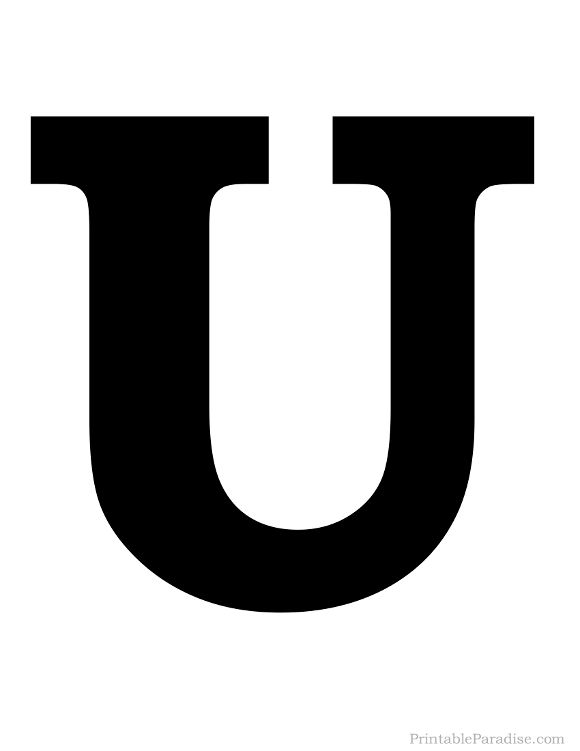
#> input picture images/shapes/horseshoe.jpg, 580 x 751 px
$ python 6_labelling.py
#> lines starting #> are read from the running program, lines starting #| are printed output that depends on the picture; after the words box and inside, x2 and y2 are one past the last pixel; in counts of white or black regions, pixels touching at a corner belong together
import cv2 as cv
import numpy as np

img = cv.imread("../images/shapes/horseshoe.jpg", 0)
#> img is the input picture: shape (751, 580); min 0, max 255, mean 182.9
_, img = cv.threshold(img, 128, 255, cv.THRESH_BINARY_INV)
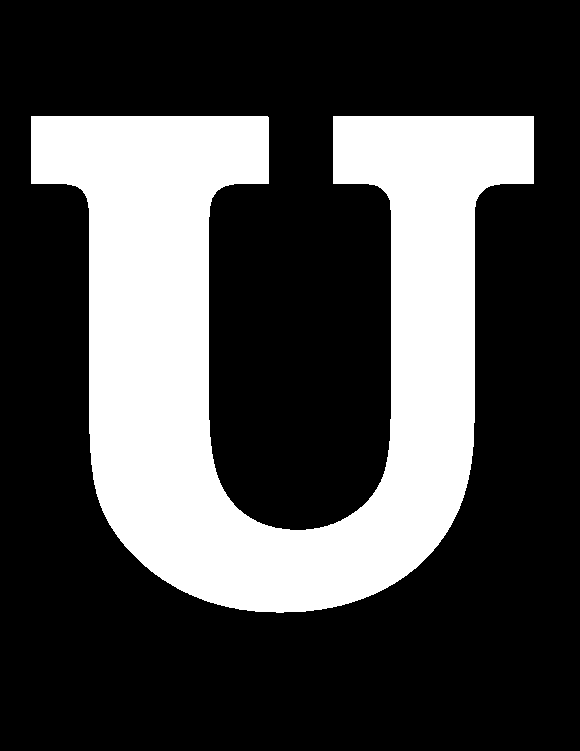
#> img: shape (751, 580); 28.3% white; 1 white region, box (x1, y1, x2, y2) and area: (31, 116, 534, 613) 123067


pad = np.zeros((img.shape[0] + 1, img.shape[1] + 1), dtype=img.dtype)
pad[1:, 1:] = img
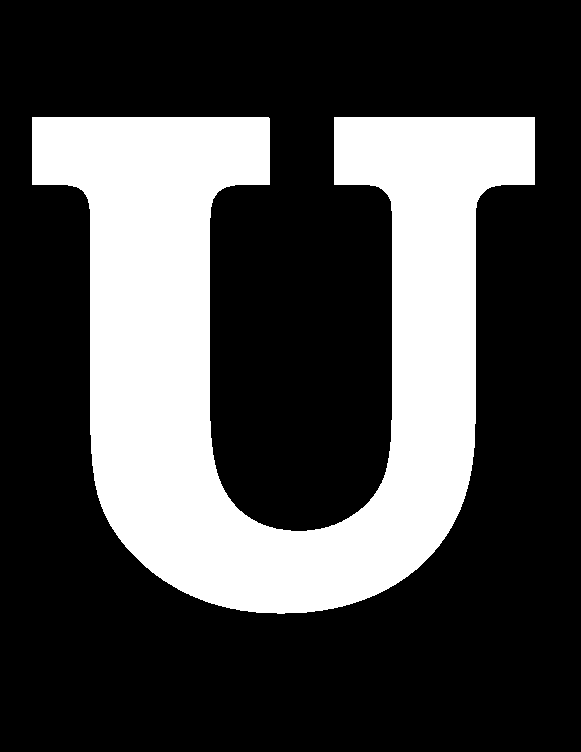
#> pad: shape (752, 581); 28.2% white; 1 white region, box (x1, y1, x2, y2) and area: (32, 117, 535, 614) 123067

h, w = pad.shape
#> h = 752; w = 581
label = np.zeros((h, w), dtype=np.int32)
count = 1

for i in range(1, h):
    for j in range(1, w):

        A = pad[i, j]
        if A == 0:
            continue

        B = pad[i, j - 1]  # Left
        C = pad[i - 1, j]  # Top
        D = pad[i - 1, j - 1]  # Top-left

        B_label = label[i, j - 1]
        C_label = label[i - 1, j]
        D_label = label[i - 1, j - 1]

        if A == D:
            A_label = D_label

        elif A != B:
            if A != C:
                A_label = count
                count += 1
            else:
                A_label = C_label

        elif A == C:
            if B_label == C_label:
                A_label = B_label
            else:
                label[label == C_label] = B_label
                A_label = B_label

        else:
            A_label = B_label

        label[i, j] = A_label
#> after the loop, count = 55

label = label[1:, 1:]

ids = np.unique(label)
#> ids = [0, 1]
ids = ids[ids != 0]
#> ids = [1]

print("Labels created:", count - 1)
#| Labels created: 54
print("Number of components:", len(ids))
#| Number of components: 1

n, _ = cv.connectedComponents(img, connectivity=8)
#> n = 2
print("Reference:", n - 1)
#| Reference: 1

vis = cv.normalize(label, None, 0, 255, cv.NORM_MINMAX).astype(np.uint8)
cv.imshow("Binary Image", img)
cv.imshow("Labels", vis)

cv.waitKey(0)
cv.destroyAllWindows()

$ run again, with images/shapes/circle.jpg copied over images/shapes/horseshoe.jpg
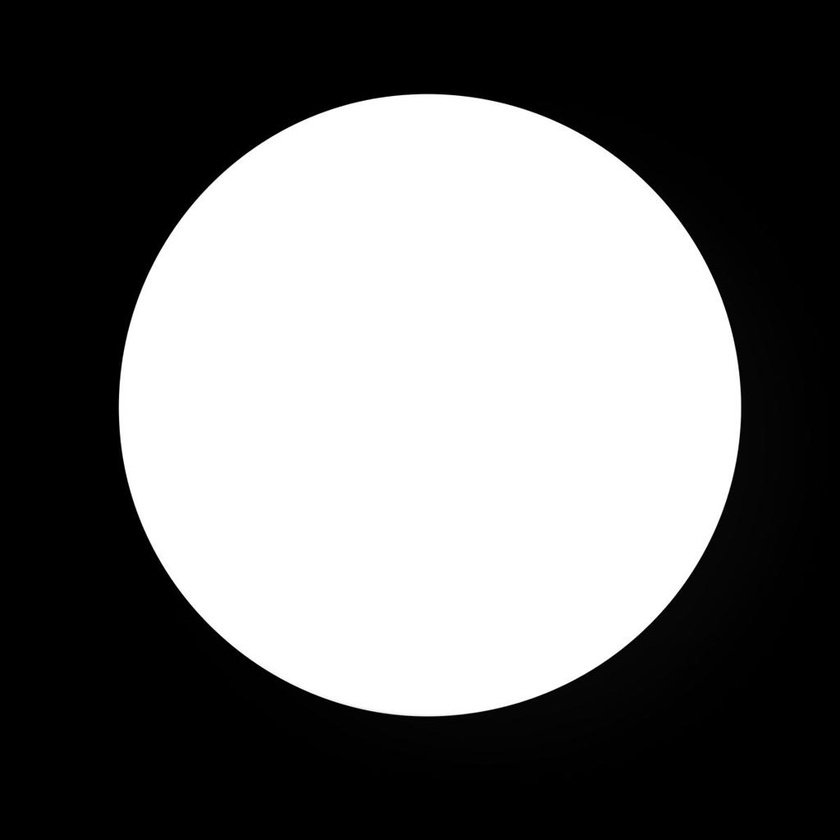
#> input picture images/shapes/circle.jpg, 840 x 840 px, shrunk from 1024 x 1024 before the run
#> img is the input picture: shape (840, 840); min 0, max 255, mean 110.1
#> `_, img = cv.threshold(img, 128, 255, cv.THRESH_BINARY_INV)`:
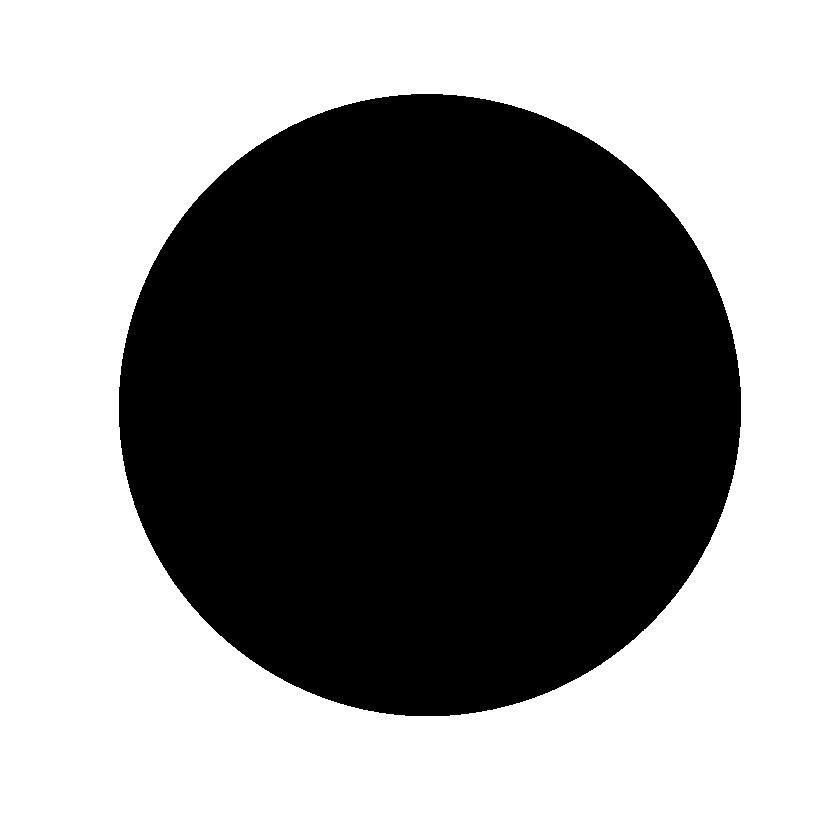
#> img: shape (840, 840); 56.9% white; 1 black region, box (x1, y1, x2, y2) and area: (119, 94, 741, 716) 303820
#> `pad[1:, 1:] = img`:
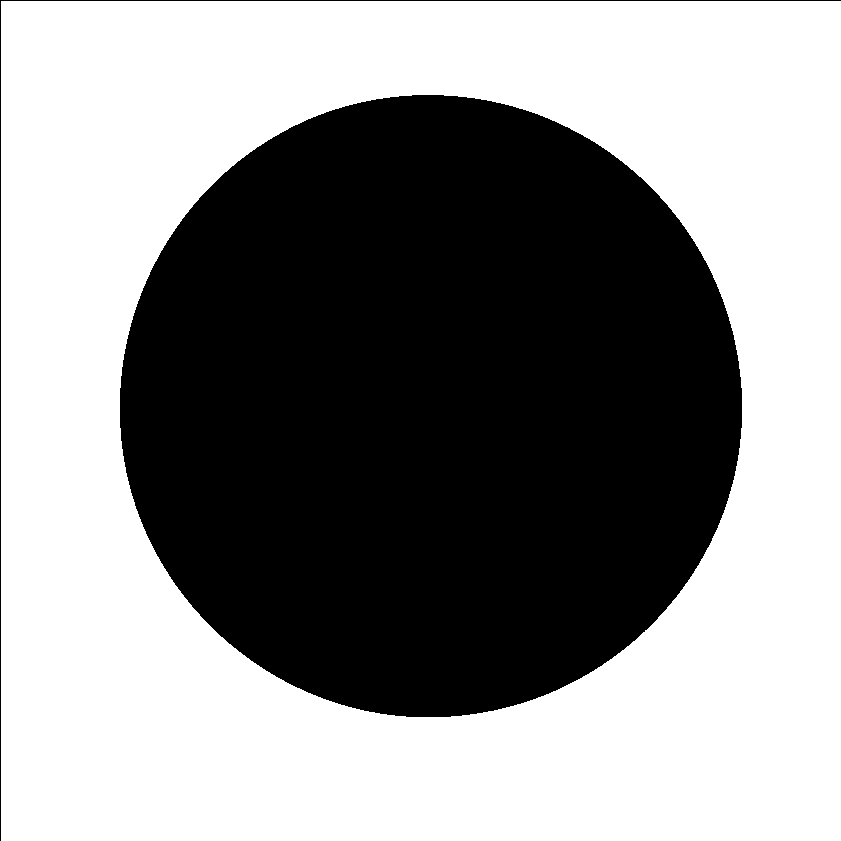
#> pad: shape (841, 841); 56.8% white; 2 black regions, box (x1, y1, x2, y2) and area: (120, 95, 742, 717) 303820, (0, 0, 841, 841) 1681
#> after the loop `for i in range(1, h):`: count = 183
#> `ids = np.unique(label)`: ids = [0, 182]
#> `ids = ids[ids != 0]`: ids = [182]
#| Labels created: 182
#| Number of components: 1
#> n = 2
#| Reference: 1

$ run again, with images/shapes/square.jpg copied over images/shapes/horseshoe.jpg
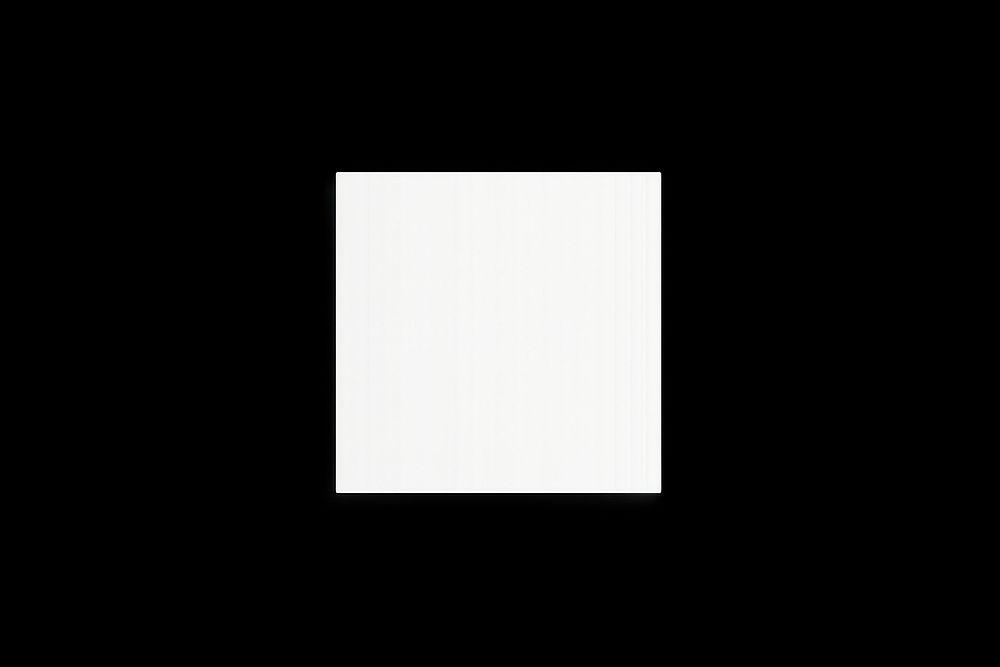
#> input picture images/shapes/square.jpg, 1000 x 667 px
#> `_, img = cv.threshold(img, 128, 255, cv.THRESH_BINARY_INV)`:
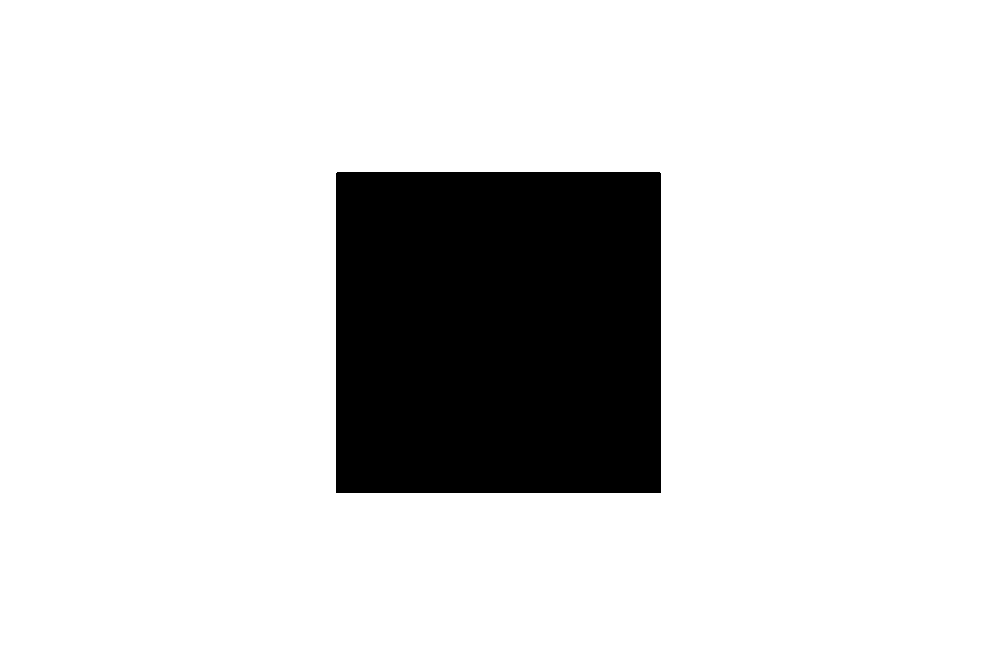
#> img: shape (667, 1000); 84.4% white; 1 black region, box (x1, y1, x2, y2) and area: (336, 172, 661, 493) 104323
#> `pad[1:, 1:] = img`:
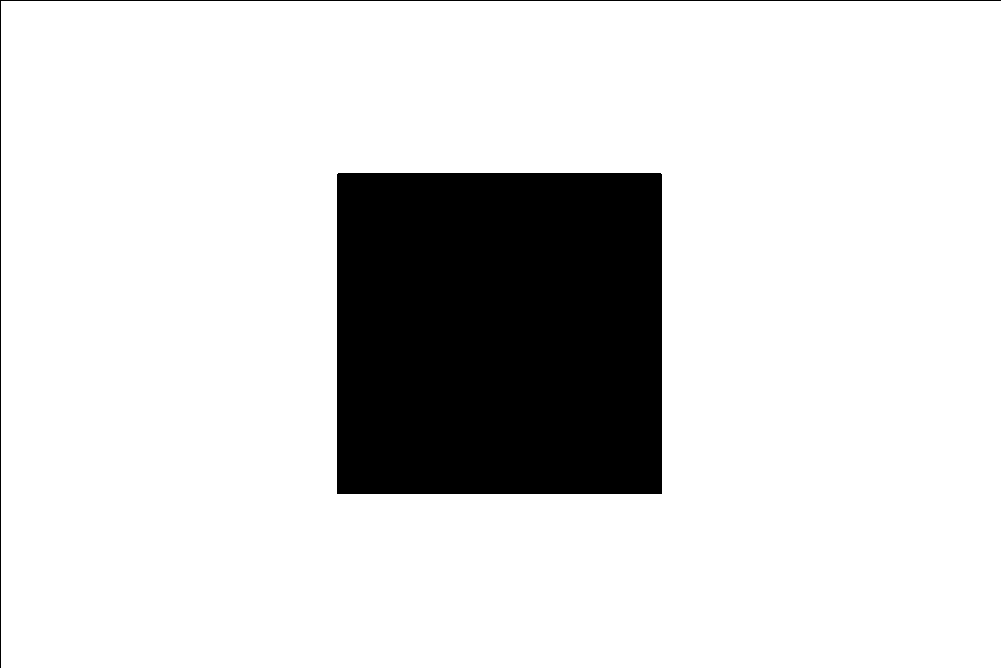
#> pad: shape (668, 1001); 84.1% white; 2 black regions, box (x1, y1, x2, y2) and area: (337, 173, 662, 494) 104323, (0, 0, 1001, 668) 1668
#> after the loop `for i in range(1, h):`: count = 2
#> `ids = np.unique(label)`: ids = [0, 1]
#> `ids = ids[ids != 0]`: ids = [1]
#| Labels created: 1
#| Number of components: 1
#> n = 2
#| Reference: 1
